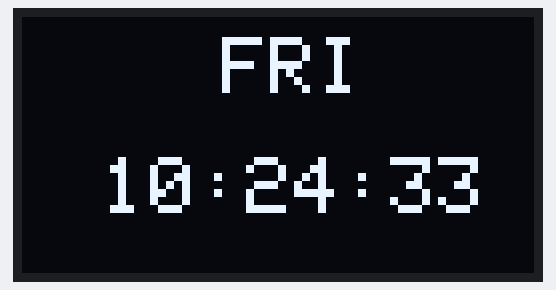
A sketch run on a simulated ESP8266 (NodeMCU). Shown: 128×64 one-colour display. WiFi joins after 1.5 s; servers stay silent unless stated; the display library's start-up logo is not drawn; network time is answered at once with the bench clock; the local clock reads 2024-03-15 10:24:30 at power-on unless the sketch sets it; what the sketch prints to the serial monitor is not drawn.

Above: at 3.8 s.
At 7.4 s:
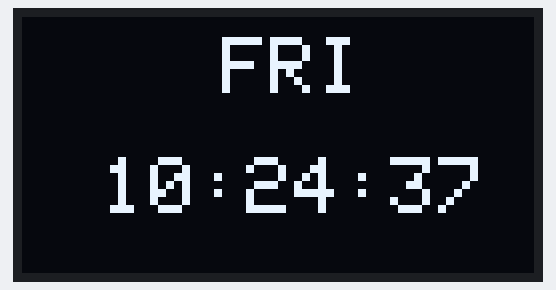
At 12.1 s:
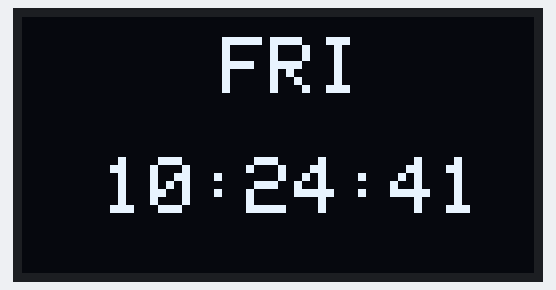
At 20.3 s:
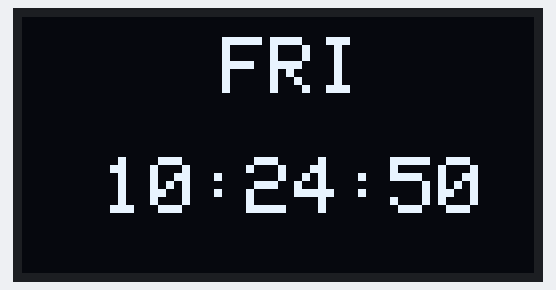
At 28.6 s:
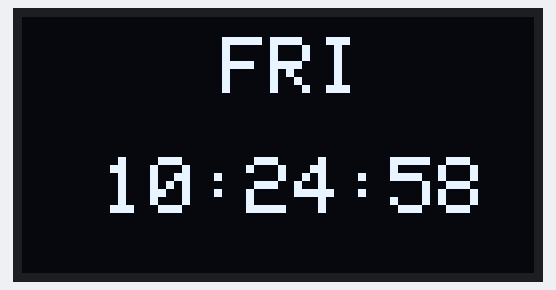
At 38.0 s:
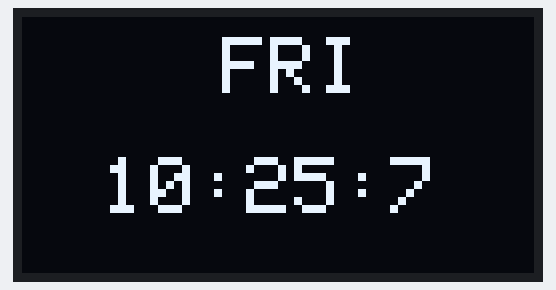

The sketch:

NTP3.ino
```cpp
#include <NTPClient.h>
#include <ESP8266WiFi.h>
#include <WiFiUdp.h>
#include <SPI.h>
#include <Wire.h>
#include <Adafruit_GFX.h>
#include <Adafruit_SSD1306.h>
#define SCREEN_WIDTH 128
#define SCREEN_HEIGHT 64
#define OLED_RESET     2
Adafruit_SSD1306 display(SCREEN_WIDTH, SCREEN_HEIGHT, &Wire, OLED_RESET);

const char *ssid     = "Arduino Wifi";
const char *password = "xxxxxxxx";

const long utcOffsetInSeconds = 28800;
  // Set offset time in seconds to adjust for your timezone, for example:
  // GMT +1 = 3600
  // GMT +8 = 28800
  // GMT -1 = -3600
  // GMT 0 = 0
char daysOfTheWeek[7][12] = {"SUN", "MON", "TUE", "WED", "THU", "FRI", "SAT"};

// Define NTP Client to get time
WiFiUDP ntpUDP;
NTPClient timeClient(ntpUDP, "pool.ntp.org", utcOffsetInSeconds);

void setup(){
  display.begin(SSD1306_SWITCHCAPVCC, 0x3C);                                        //start the OLED @ Hex addy 0x3C
  display.display();                                                                //show the Adafruit Logo
  delay(2000);                                                                      //for 2 seconds
  display.clearDisplay();
  Serial.begin(115200);

  WiFi.begin(ssid, password);

  while ( WiFi.status() != WL_CONNECTED ) {
    delay ( 500 );
    Serial.print ( "." );
    display.print ( "." );
  }

  timeClient.begin();
}

void loop() {
  timeClient.update();
  display.clearDisplay();                                                           //clear display @ beginning of each loop
  display.setTextSize(2);                                                           //set smallest text size
  display.setTextColor(WHITE);                                                      //set text color to WHITE
  display.setCursor(50,5);                                                           //cursor to upper left
  Serial.print(daysOfTheWeek[timeClient.getDay()]);
  display.print(daysOfTheWeek[timeClient.getDay()]);
  display.display();
  //display.startscrollleft(0x00, 0x0F);
  display.setCursor(20,35);
  //Serial.print(", ");
  //display.print(", ");
  display.display();
  Serial.print(timeClient.getHours());
  display.print(timeClient.getHours());
  display.display();
  Serial.print(":");
  display.print(":");
  display.display();
  Serial.print(timeClient.getMinutes());
  display.print(timeClient.getMinutes());
  display.display();
  Serial.print(":");
  display.print(":");
  display.display();
  Serial.println(timeClient.getSeconds());
  display.print(timeClient.getSeconds());
  display.display();
  //Serial.println(timeClient.getFormattedTime());

  delay(1000);
}
```

Measured:
- what the display in image 0 shows lasts 1.0 s, from 3.8 s to 4.8 s
